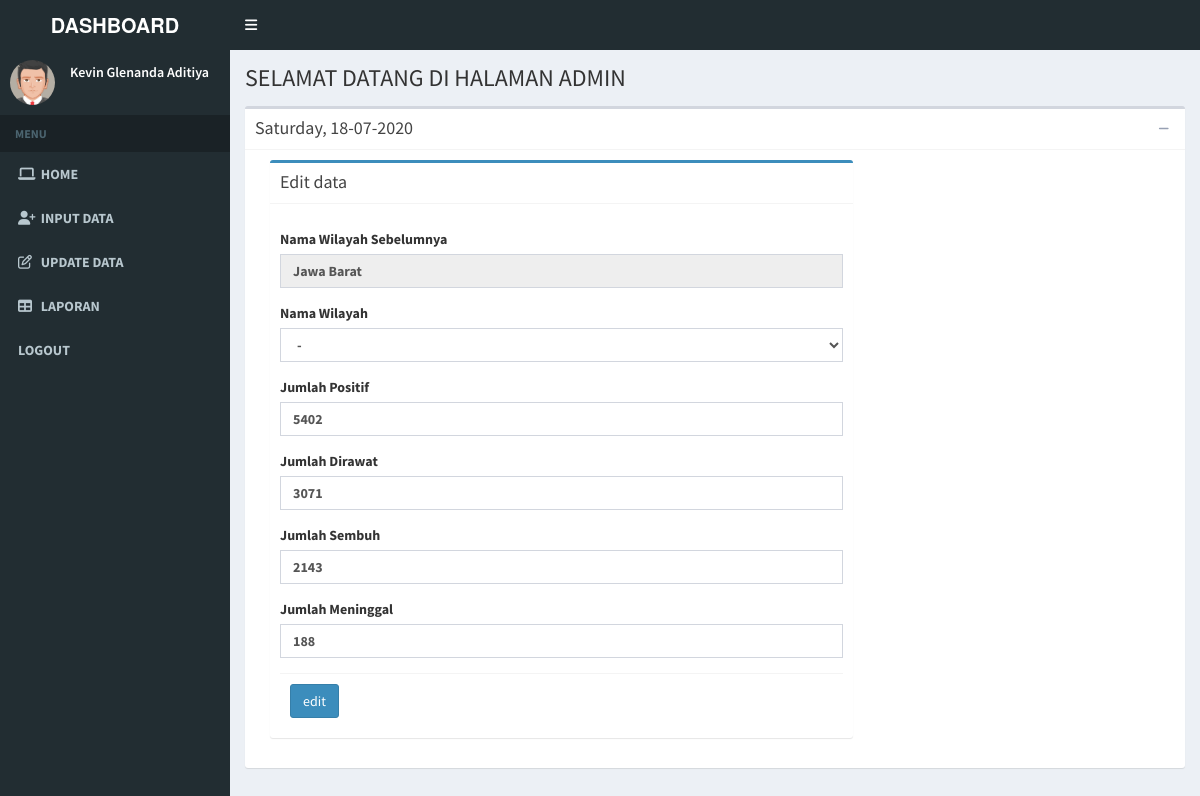
Page /page/home.php?page=edit_form&id=5 (signed in) on the committed database.
### tables this page shows
CREATE TABLE `data_pasien` (
  `id` int(11) NOT NULL,
  `area` varchar(50) NOT NULL,
  `positif` int(255) NOT NULL,
  `rawat` int(255) NOT NULL,
  `sembuh` int(255) NOT NULL,
  `meninggal` int(255) NOT NULL
);

### page/edit_form.php (the view, shortened to what this page needs)
<?php
  include '../koneksi.php';
  $id = $_GET['id'];
  $query2  = mysqli_query($db, "SELECT * FROM `data_pasien` WHERE `id` = '$id' ");
  $data2   = mysqli_fetch_assoc($query2);
?>
<div class="col-md-8">
          <div class="box box-primary">
            <div class="box-header with-border">
              <h3 class="box-title">Edit data</h3>
            </div>
            <form role="form" action="edit_proses.php" method="post">
              <div class="box-body">
                <div class="form-group">
                  <label for="exampleInputEmail1">Nama Wilayah Sebelumnya</label>
                  <input type="text" class="form-control" id="exampleInputEmail1" placeholder="jumlah positif..." name="" value="<?php echo $data2['area'];?>" disabled>
                </div>
                <div class="form-group">
                  <label>Nama Wilayah</label>
                  <select name="wilayah" class="form-control select2" required="">
                      <option value="" selected="selected">-</option>
                  </select>
                </div>
                <div class="form-group">
                  <label for="exampleInputEmail1">Jumlah Positif</label>
                  <input type="text" class="form-control" id="exampleInputEmail1" placeholder="jumlah positif..." name="positif" value="<?php echo $data2['positif'];?>" required>
                </div>
                <div class="form-group">
                  <label for="exampleInputEmail1">Jumlah Dirawat</label>
                  <input type="text" class="form-control" id="exampleInputEmail1" placeholder="Jumlah Dirawat..." name="dirawat" value="<?php echo $data2['rawat'];?>" required>
                </div>
                <div class="form-group">
                  <label for="exampleInputEmail1">Jumlah Sembuh</label>
                  <input type="text" class="form-control" id="exampleInputEmail1" placeholder="Jumlah Sembuh..." name="sembuh" value="<?php echo $data2['sembuh'];?>" required>
                </div>
                <div class="form-group">
                  <label for="exampleInputEmail1">Jumlah Meninggal</label>
                  <input type="text" class="form-control" id="exampleInputEmail1" placeholder="Jumlah Meninggal..." name="meninggal" value="<?php echo $data2['meninggal'];?>" required>
                </div>
              <div class="box-footer">
                <button type="submit" class="btn btn-primary" name="edit">edit</button>
              </div>
            </form>
          </div>
</div>

### rows in the picture
data_pasien: area "Jawa Barat", positif "5402", dirawat "3071", sembuh "2143", meninggal "188"

### other values in the picture
$_SESSION['nama'] "Kevin Glenanda Aditiya"
